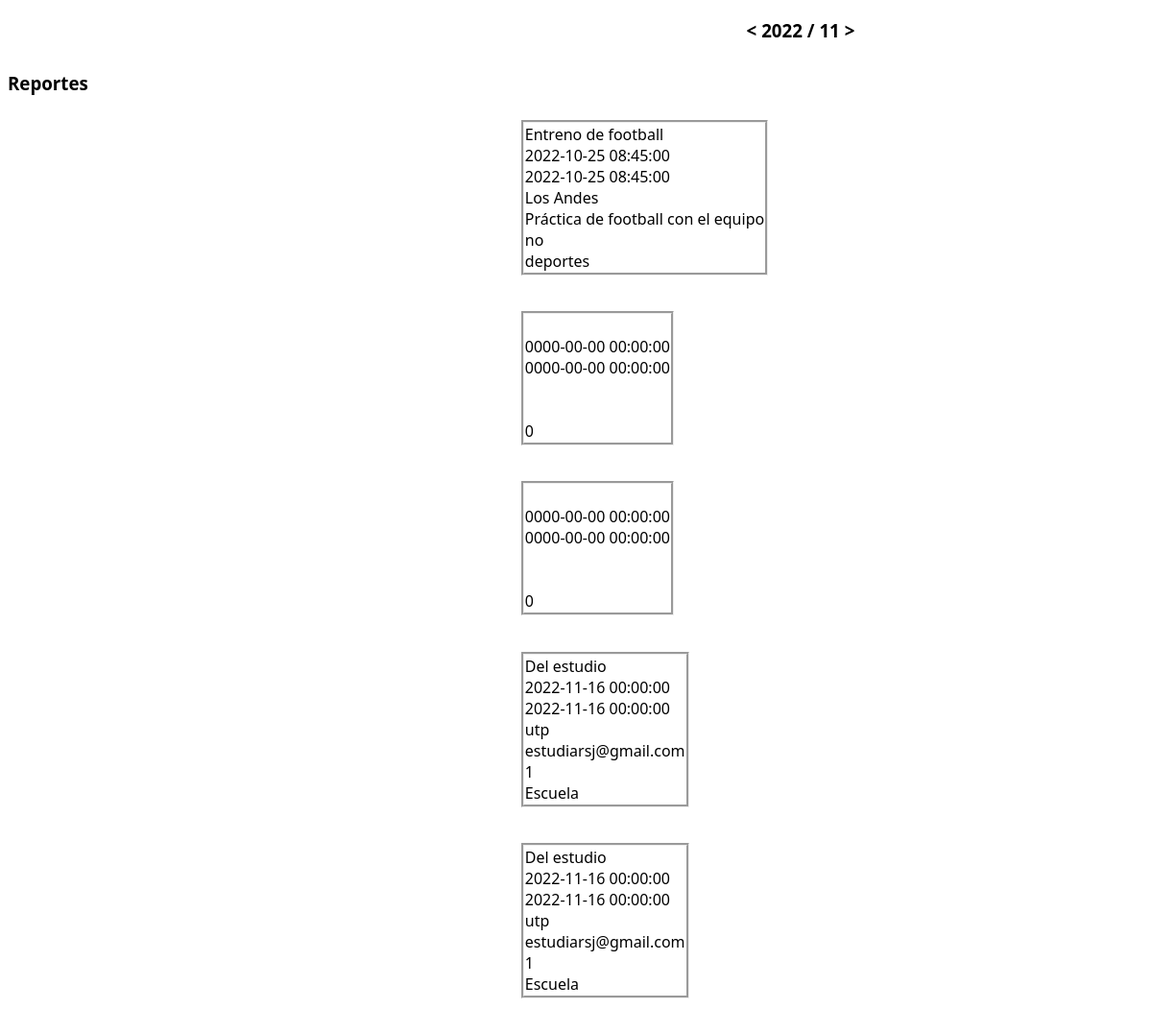
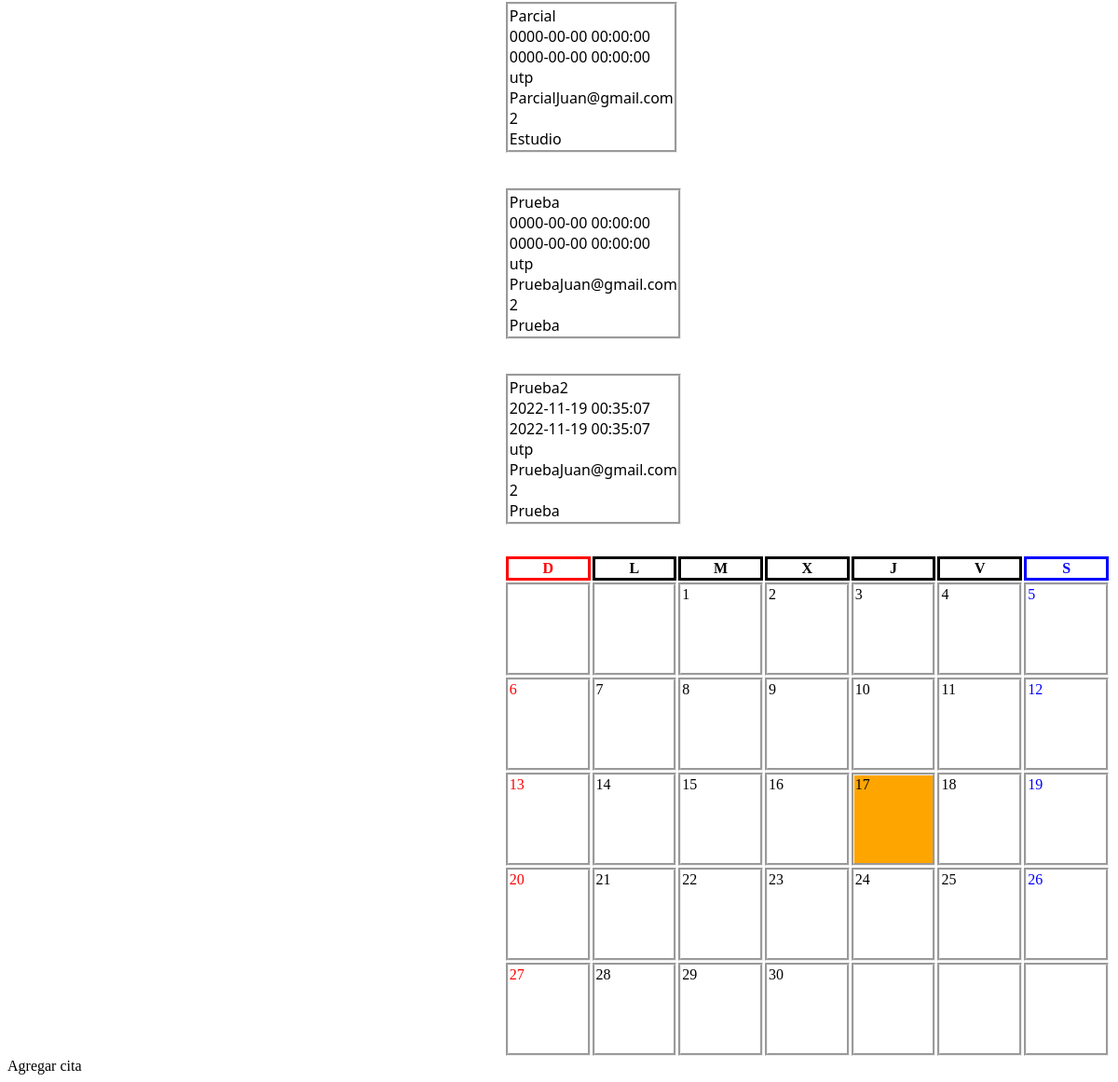
/Agenda/index.php, run on the app's committed database (2 pictures, top to bottom).
### tables this page shows
CREATE TABLE `eventos` (
  `id_ev` int(11) NOT NULL,
  `titulo` varchar(50) DEFAULT NULL,
  `fecha_inicial` datetime NOT NULL,
  `fecha_final` datetime DEFAULT NULL,
  `ubicacion` varchar(220) DEFAULT NULL,
  `detalle` varchar(220) DEFAULT NULL,
  `correo` varchar(20) DEFAULT NULL,
  `rep_dia` varchar(20) DEFAULT NULL,
  `categoria` varchar(50) NOT NULL
);

### Agenda/class/modelo.php (called while the page is built, shortened)
<?php
    class modeloCredencialesBD
    {
        public function __construct()
        {
            $this->_db = new mysqli (DB_HOST, DB_USER, DB_PASS, DB_NAME);
        }
    }
?>

### Agenda/index.php (the view, shortened to what this page needs)
<!DOCTYPE html>
<html lang='es'>
  <head>
    <link href='css/main.css' rel='stylesheet' />
  </head>
  <body>
    <?php
    require_once('class/agenda.php');
    $obj_agenda = new agenda;
    $obj_agenda->creacionAgenda();
    $agenda = $obj_agenda->consultar_eventos();
    ?>
    <div class="container">
      <h3><a href="?ym=<?php echo $obj_agenda->get_prev(); ?>">&lt;</a> <?php echo $obj_agenda->get_htmlTitle(); ?> <a href="?ym=<?php echo $obj_agenda->get_next(); ?>">&gt;</a></h3>
        <h3 class = "title2">Reportes</h3><br></br>
        <?php
            foreach ($agenda as $resultado)
            {?>
            <table>
              <tr class = 'reporte'>
                <td class = 'reporte_td'>
              <?php
              print ("<span>" . $resultado['titulo'] . "<br>");
              print ($resultado['fecha_inicial'] . "<br>");
              print ($resultado['fecha_final'] . "<br>");
              print ($resultado['ubicacion'] . "<br>");
              print ($resultado['detalle']);
              print ($resultado['correo'] . "<br>");
              print ($resultado['rep_dia'] . "<br>");
              print ($resultado['categoria'] . "</span>\n"); ?>
            </td>
            </tr>
            </table>
              <?php
            }
        ?>
        </div>
      <table class="table table-bordered">
        <tr>
            <th>D</th>
            <th>L</th>
            <th>M</th>
            <th>X</th>
            <th>J</th>
            <th>V</th>
            <th>S</th>
        </tr>
      </table>
    <A HREF="agregarcita.php">Agregar cita</A>&nbsp;
  </body>
</html>

### Agenda/class/agenda.php (shortened to what this page needs)
<?php
    require_once('modelo.php');
    class agenda extends modeloCredencialesBD
    {
        private $ym, $timestamp, $today, $prev;
        private $next, $day_count, $str, $week, $date, $day;
        private $weeks = array();
        private $html_title;
        public function consultar_eventos()
        {
            $instruccion = "SELECT * FROM eventos";
            $consulta = $this->_db->query($instruccion);
            $resultado = $consulta->fetch_all(MYSQLI_ASSOC);
            if(!$resultado)
            {
                echo "Fallo al consultar las actividades";
            }
            else{
                return $resultado;
            }
        }
        public function creacionAgenda(){
            if (isset($_GET['ym'])) {
                $this->ym = $_GET['ym'];
            } else {
                $this->ym = date('Y-m');
            }
            $this->timestamp = strtotime($this->ym . '-01');
            $this->today = date('Y-m-j', time());
            $this->html_title = date('Y / m', $this->timestamp);
            $this->prev = date('Y-m', strtotime('-1 month', $this->timestamp));
            $this->next = date('Y-m', strtotime('+1 month', $this->timestamp));
            $this->day_count = date('t', $this->timestamp);
            $this->str = date('w', mktime(0, 0, 0, date('m', $this->timestamp), 1, date('Y', $this->timestamp)));
            $this->week = '';
            $this->week .= str_repeat('<td></td>', $this->str);
            for ( $this->day = 1; $this->day <= $this->day_count; $this->day++, $this->str++) {
                $this->date = $this->ym . '-' . $this->day;
                if ($this->today == $this->date) {
                    $this->week .= '<td class="today"><a class="n_dias" href="#">' . $this->day;
                } else {
                    $this->week .= '<td><a class="n_dias" href="#">' . $this->day;
                }
                $this->week .= '</a></td>';
                if ($this->str % 7 == 6 || $this->day == $this->day_count) {
                    if ($this->day == $this->day_count) {
                        $this->week .= str_repeat('<td></td>', 6 - ($this->str % 7));
                    }
                    $this->weeks[] = '<tr>' . $this->week . '</tr>';
                    $this->week = '';
                }
            }
        }
        function get_prev(){
            return $this->prev;
        }
        function get_next(){
            return $this->next;
        }
        function get_htmlTitle(){
            return $this->html_title;
        }
        function list_weeks(){
            foreach ($this->weeks as $this->week) {
                echo $this->week;
            }
        }
    }
?>

### Agenda/css/main.css (style rules this page uses)
.container { font-family: 'Noto Sans', sans-serif; }
.reporte_td { margin-bottom: 30px; margin-left: 65%; }
h3 { margin-bottom: 30px; margin-left: 65%; }
th { height: 0px; text-align: center; border-style: solid; }
td { height: 100px; width: 100px; border-style: groove; text-align: left; vertical-align: top; transition: transform .2s; }
.today { background: orange; }
th:nth-of-type(1), td:nth-of-type(1) { color: red; }
th:nth-of-type(7), td:nth-of-type(7) { color: blue; }
table { display: absolute; align-items: right; justify-content: right; margin-left: 45%; }
td.reporte_td { color: black !important; border-style: groove; width: auto; height: auto; transition: transform .2s; max-width: 700px; float: left; margin-top: 2%; margin-left: initial; }
a { text-decoration: none; color: inherit; }
h3.title2 { float: left !important; margin-top: 0%; margin-bottom: 0% !important; margin-left: 0% !important; }
td a { display:block !important; width:100% !important; }
* { box-sizing: border-box; }

### data on the page
eventos: titulo "Entreno de football", fecha_inicial "2022-10-25 08:45:00", fecha_final "2022-10-25 08:45:00", ubicacion "Los Andes", detalle "Práctica de football con el equipo", rep_dia "no", categoria "deportes"
eventos: fecha_inicial "0000-00-00 00:00:00", fecha_final "0000-00-00 00:00:00", rep_dia "0"
eventos: fecha_inicial "0000-00-00 00:00:00", fecha_final "0000-00-00 00:00:00", rep_dia "0"
eventos: titulo "Del estudio", fecha_inicial "2022-11-16 00:00:00", fecha_final "2022-11-16 00:00:00", ubicacion "utp", detalle "estudiar", correo "sj@gmail.com", rep_dia "1", categoria "Escuela"
eventos: titulo "Del estudio", fecha_inicial "2022-11-16 00:00:00", fecha_final "2022-11-16 00:00:00", ubicacion "utp", detalle "estudiar", correo "sj@gmail.com", rep_dia "1", categoria "Escuela"
eventos: titulo "Parcial", fecha_inicial "0000-00-00 00:00:00", fecha_final "0000-00-00 00:00:00", ubicacion "utp", detalle "Parcial", correo "Juan@gmail.com", rep_dia "2", categoria "Estudio"
eventos: titulo "Prueba", fecha_inicial "0000-00-00 00:00:00", fecha_final "0000-00-00 00:00:00", ubicacion "utp", detalle "Prueba", correo "Juan@gmail.com", rep_dia "2", categoria "Prueba"
eventos: titulo "Prueba2", fecha_inicial "2022-11-19 00:35:07", fecha_final "2022-11-19 00:35:07", ubicacion "utp", detalle "Prueba", correo "Juan@gmail.com", rep_dia "2", categoria "Prueba"

### other printed values
$obj_agenda->get_htmlTitle() "2022 / 11"
$this->day "1 2 3 4 5"
$this->day "6 7 8 9 10 11 12"
$this->day "13 14 15 16 18 19"
$this->day "17"
$this->day "20 21 22 23 24 25 26"
$this->day "27 28 29 30"
